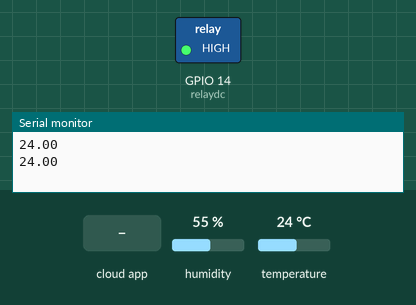
This sketch was run on a simulated ESP8266 (NodeMCU). On the bench: switched loads named in the sketch (green lamp = pin HIGH), the last lines printed to the serial monitor. The inputs (shaded band) are chosen by the test bench; at power-on: humidity 55 %, temperature 24 °C.

Above: at 1.8 s.
1.9 s: the phone or cloud app sets relaydc to 0
At 2.6 s:
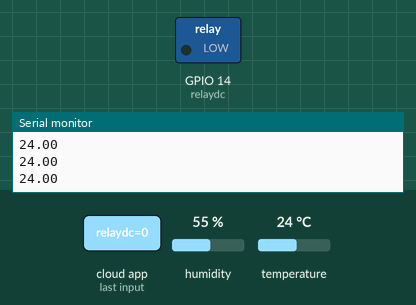
3.5 s: the phone or cloud app sets relaydc to 1
At 5.4 s:
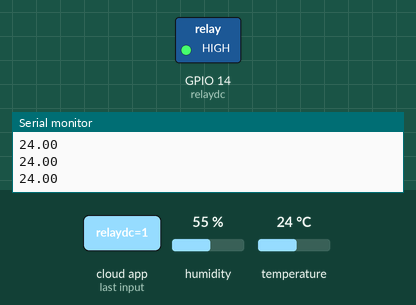
Timing chart, 0 to 6.9 s (numbered marks = the images above; inputs shaded):
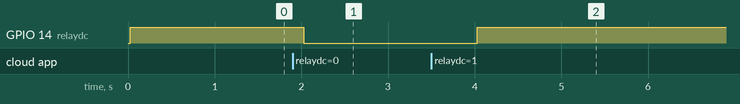

Measured:
- after the input at 1.9 s, GPIO 14 (relaydc): HIGH → LOW after 0.13 s
- after the input at 3.5 s, GPIO 14 (relaydc): LOW → HIGH after 0.53 s

The sketch:

ESP8266.ino
```cpp
//DC : IvoW3D21NuKRE0AE
//id : nodemcu_controll
//
//username : scope

#define THINGER_SERIAL_DEBUG
//#include <DHT.h>
#include <dht.h>
#define sensor 5
#include <ThingerESP8266.h>
#include "arduino_secrets.h"

ThingerESP8266 thing(USERNAME, DEVICE_ID, DEVICE_CREDENTIAL);
#define relaydc 14
#define dht11 5

//#define DHTTYPE DHT11
//
//DHT dht(dht11, DHTTYPE);
//float humidity, temprature;

dht DHT;
void setup() {

  DHT.read11(sensor);
//  float kelembaban = DHT.humidity;
//  float suhu = DHT.temperature;
//  float soil = 90;

  Serial.begin(115200);
  thing.add_wifi(SSID, SSID_PASSWORD);

//kontrol relay
  pinMode (relaydc, OUTPUT);
  digitalWrite (relaydc, 1);
  thing["relaydc"] << (digitalPin(relaydc));

//kirim data dht
  thing["dht11"] >> [](pson & out){
    out["humidity"] = DHT.humidity;
    out["temprature"] = DHT.temperature;
  };

}

void loop() {
  thing.handle();
  float kelembaban = DHT.temperature;
  Serial.println(kelembaban);
  delay(1000);
}
```

arduino_secrets.h
```cpp
#define USERNAME "scope"
#define DEVICE_ID "nodemcu_controll"
#define DEVICE_CREDENTIAL "IvoW3D21NuKRE0AE"

#define SSID "alex"
#define SSID_PASSWORD "Valoran123"
```
